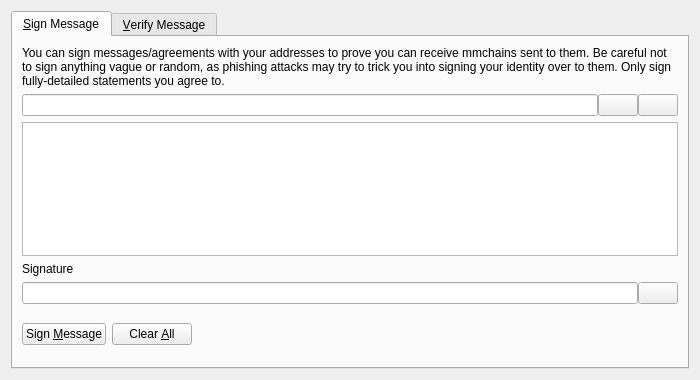
<?xml version="1.0" encoding="UTF-8"?>
<ui version="4.0">
 <class>SignVerifyMessageDialog</class>
 <widget class="QDialog" name="SignVerifyMessageDialog">
  <property name="geometry">
   <rect>
    <x>0</x>
    <y>0</y>
    <width>700</width>
    <height>380</height>
   </rect>
  </property>
  <property name="windowTitle">
   <string>Signatures - Sign / Verify a Message</string>
  </property>
  <property name="modal">
   <bool>true</bool>
  </property>
  <layout class="QVBoxLayout" name="verticalLayout">
   <item>
    <widget class="QTabWidget" name="tabWidget">
     <property name="currentIndex">
      <number>0</number>
     </property>
     <widget class="QWidget" name="tabSignMessage">
      <attribute name="title">
       <string>&amp;Sign Message</string>
      </attribute>
      <layout class="QVBoxLayout" name="verticalLayout_SM">
       <item>
        <widget class="QLabel" name="infoLabel_SM">
         <property name="text">
          <string>You can sign messages/agreements with your addresses to prove you can receive mmchains sent to them. Be careful not to sign anything vague or random, as phishing attacks may try to trick you into signing your identity over to them. Only sign fully-detailed statements you agree to.</string>
         </property>
         <property name="textFormat">
          <enum>Qt::PlainText</enum>
         </property>
         <property name="wordWrap">
          <bool>true</bool>
         </property>
        </widget>
       </item>
       <item>
        <layout class="QHBoxLayout" name="horizontalLayout_1_SM">
         <property name="spacing">
          <number>0</number>
         </property>
         <item>
          <widget class="QValidatedLineEdit" name="addressIn_SM">
           <property name="toolTip">
            <string>The MMChain address to sign the message with</string>
           </property>
          </widget>
         </item>
         <item>
          <widget class="QPushButton" name="addressBookButton_SM">
           <property name="toolTip">
            <string>Choose previously used address</string>
           </property>
           <property name="text">
            <string/>
           </property>
           <property name="icon">
            <iconset resource="../bitcoin.qrc">
             <normaloff>:/icons/address-book</normaloff>:/icons/address-book</iconset>
           </property>
           <property name="shortcut">
            <string>Alt+A</string>
           </property>
           <property name="autoDefault">
            <bool>false</bool>
           </property>
          </widget>
         </item>
         <item>
          <widget class="QPushButton" name="pasteButton_SM">
           <property name="toolTip">
            <string>Paste address from clipboard</string>
           </property>
           <property name="text">
            <string/>
           </property>
           <property name="icon">
            <iconset resource="../bitcoin.qrc">
             <normaloff>:/icons/editpaste</normaloff>:/icons/editpaste</iconset>
           </property>
           <property name="shortcut">
            <string>Alt+P</string>
           </property>
           <property name="autoDefault">
            <bool>false</bool>
           </property>
          </widget>
         </item>
        </layout>
       </item>
       <item>
        <widget class="QPlainTextEdit" name="messageIn_SM">
         <property name="toolTip">
          <string>Enter the message you want to sign here</string>
         </property>
        </widget>
       </item>
       <item>
        <widget class="QLabel" name="signatureLabel_SM">
         <property name="text">
          <string>Signature</string>
         </property>
         <property name="textFormat">
          <enum>Qt::PlainText</enum>
         </property>
        </widget>
       </item>
       <item>
        <layout class="QHBoxLayout" name="horizontalLayout_2_SM">
         <property name="spacing">
          <number>0</number>
         </property>
         <item>
          <widget class="QLineEdit" name="signatureOut_SM">
           <property name="font">
            <font>
             <italic>true</italic>
            </font>
           </property>
           <property name="readOnly">
            <bool>true</bool>
           </property>
          </widget>
         </item>
         <item>
          <widget class="QPushButton" name="copySignatureButton_SM">
           <property name="toolTip">
            <string>Copy the current signature to the system clipboard</string>
           </property>
           <property name="text">
            <string/>
           </property>
           <property name="icon">
            <iconset resource="../bitcoin.qrc">
             <normaloff>:/icons/editcopy</normaloff>:/icons/editcopy</iconset>
           </property>
           <property name="autoDefault">
            <bool>false</bool>
           </property>
          </widget>
         </item>
        </layout>
       </item>
       <item>
        <layout class="QHBoxLayout" name="horizontalLayout_3_SM">
         <item>
          <widget class="QPushButton" name="signMessageButton_SM">
           <property name="toolTip">
            <string>Sign the message to prove you own this MMChain address</string>
           </property>
           <property name="text">
            <string>Sign &amp;Message</string>
           </property>
           <property name="icon">
            <iconset resource="../bitcoin.qrc">
             <normaloff>:/icons/edit</normaloff>:/icons/edit</iconset>
           </property>
           <property name="autoDefault">
            <bool>false</bool>
           </property>
          </widget>
         </item>
         <item>
          <widget class="QPushButton" name="clearButton_SM">
           <property name="toolTip">
            <string>Reset all sign message fields</string>
           </property>
           <property name="text">
            <string>Clear &amp;All</string>
           </property>
           <property name="icon">
            <iconset resource="../bitcoin.qrc">
             <normaloff>:/icons/remove</normaloff>:/icons/remove</iconset>
           </property>
           <property name="autoDefault">
            <bool>false</bool>
           </property>
          </widget>
         </item>
         <item>
          <spacer name="horizontalSpacer_1_SM">
           <property name="orientation">
            <enum>Qt::Horizontal</enum>
           </property>
           <property name="sizeHint" stdset="0">
            <size>
             <width>40</width>
             <height>48</height>
            </size>
           </property>
          </spacer>
         </item>
         <item>
          <widget class="QLabel" name="statusLabel_SM">
           <property name="font">
            <font>
             <weight>75</weight>
             <bold>true</bold>
            </font>
           </property>
           <property name="text">
            <string/>
           </property>
           <property name="wordWrap">
            <bool>true</bool>
           </property>
          </widget>
         </item>
         <item>
          <spacer name="horizontalSpacer_2_SM">
           <property name="orientation">
            <enum>Qt::Horizontal</enum>
           </property>
           <property name="sizeHint" stdset="0">
            <size>
             <width>40</width>
             <height>48</height>
            </size>
           </property>
          </spacer>
         </item>
        </layout>
       </item>
      </layout>
     </widget>
     <widget class="QWidget" name="tabVerifyMessage">
      <attribute name="title">
       <string>&amp;Verify Message</string>
      </attribute>
      <layout class="QVBoxLayout" name="verticalLayout_VM">
       <item>
        <widget class="QLabel" name="infoLabel_VM">
         <property name="text">
          <string>Enter the receiver's address, message (ensure you copy line breaks, spaces, tabs, etc. exactly) and signature below to verify the message. Be careful not to read more into the signature than what is in the signed message itself, to avoid being tricked by a man-in-the-middle attack. Note that this only proves the signing party receives with the address, it cannot prove sendership of any transaction!</string>
         </property>
         <property name="textFormat">
          <enum>Qt::PlainText</enum>
         </property>
         <property name="alignment">
          <set>Qt::AlignLeading|Qt::AlignLeft|Qt::AlignTop</set>
         </property>
         <property name="wordWrap">
          <bool>true</bool>
         </property>
        </widget>
       </item>
       <item>
        <layout class="QHBoxLayout" name="horizontalLayout_1_VM">
         <property name="spacing">
          <number>0</number>
         </property>
         <item>
          <widget class="QValidatedLineEdit" name="addressIn_VM">
           <property name="toolTip">
            <string>The MMChain address the message was signed with</string>
           </property>
          </widget>
         </item>
         <item>
          <widget class="QPushButton" name="addressBookButton_VM">
           <property name="toolTip">
            <string>Choose previously used address</string>
           </property>
           <property name="text">
            <string/>
           </property>
           <property name="icon">
            <iconset resource="../bitcoin.qrc">
             <normaloff>:/icons/address-book</normaloff>:/icons/address-book</iconset>
           </property>
           <property name="shortcut">
            <string>Alt+A</string>
           </property>
           <property name="autoDefault">
            <bool>false</bool>
           </property>
          </widget>
         </item>
        </layout>
       </item>
       <item>
        <widget class="QPlainTextEdit" name="messageIn_VM"/>
       </item>
       <item>
        <widget class="QValidatedLineEdit" name="signatureIn_VM"/>
       </item>
       <item>
        <layout class="QHBoxLayout" name="horizontalLayout_2_VM">
         <item>
          <widget class="QPushButton" name="verifyMessageButton_VM">
           <property name="toolTip">
            <string>Verify the message to ensure it was signed with the specified MMChain address</string>
           </property>
           <property name="text">
            <string>Verify &amp;Message</string>
           </property>
           <property name="icon">
            <iconset resource="../bitcoin.qrc">
             <normaloff>:/icons/transaction_0</normaloff>:/icons/transaction_0</iconset>
           </property>
           <property name="autoDefault">
            <bool>false</bool>
           </property>
          </widget>
         </item>
         <item>
          <widget class="QPushButton" name="clearButton_VM">
           <property name="toolTip">
            <string>Reset all verify message fields</string>
           </property>
           <property name="text">
            <string>Clear &amp;All</string>
           </property>
           <property name="icon">
            <iconset resource="../bitcoin.qrc">
             <normaloff>:/icons/remove</normaloff>:/icons/remove</iconset>
           </property>
           <property name="autoDefault">
            <bool>false</bool>
           </property>
          </widget>
         </item>
         <item>
          <spacer name="horizontalSpacer_1_VM">
           <property name="orientation">
            <enum>Qt::Horizontal</enum>
           </property>
           <property name="sizeHint" stdset="0">
            <size>
             <width>40</width>
             <height>48</height>
            </size>
           </property>
          </spacer>
         </item>
         <item>
          <widget class="QLabel" name="statusLabel_VM">
           <property name="font">
            <font>
             <weight>75</weight>
             <bold>true</bold>
            </font>
           </property>
           <property name="text">
            <string/>
           </property>
           <property name="wordWrap">
            <bool>true</bool>
           </property>
          </widget>
         </item>
         <item>
          <spacer name="horizontalSpacer_2_VM">
           <property name="orientation">
            <enum>Qt::Horizontal</enum>
           </property>
           <property name="sizeHint" stdset="0">
            <size>
             <width>40</width>
             <height>48</height>
            </size>
           </property>
          </spacer>
         </item>
        </layout>
       </item>
      </layout>
     </widget>
    </widget>
   </item>
  </layout>
 </widget>
 <customwidgets>
  <customwidget>
   <class>QValidatedLineEdit</class>
   <extends>QLineEdit</extends>
   <header>qvalidatedlineedit.h</header>
  </customwidget>
 </customwidgets>
 <resources>
  <include location="../bitcoin.qrc"/>
 </resources>
 <connections/>
</ui>
